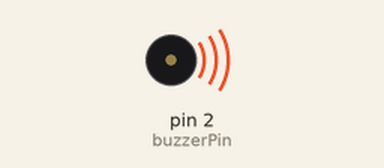
A sketch run on a simulated Arduino Uno, built with avr-gcc and run on an emulated ATmega328P. Shown: buzzer (waves = sounding).

Above: at 2.2 s.
At 8.29 s:
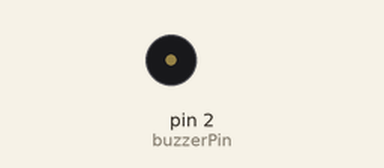
Timing chart, 0 to 10.0 s (numbered marks = the images above):
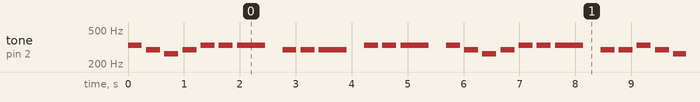

Measured:
- by itself, tone on pin 2 (buzzerPin): plays 330 Hz for 0.25 s, 294 Hz for 0.25 s, 262 Hz for 0.25 s, 294 Hz for 0.25 s, 330 Hz for 0.25 s, 330 Hz for 0.25 s … (218 notes in this stretch)

The sketch:

buzzer.ino
```cpp
// 수동 부저를 2번 디지털 핀에 연결
const int buzzerPin = 2;

// 음계별 주파수 정의
#define NOTE_C4  262 // 도
#define NOTE_D4  294 // 레
#define NOTE_E4  330 // 미
#define NOTE_F4  349 // 파 (이번 노래에는 사용되지 않지만 참고용)
#define NOTE_G4  392 // 솔 (이번 노래에는 사용되지 않지만 참고용)

// '떴다 떴다 비행기' 멜로디 (음표별 주파수)
int melody[] = {
  // 떴다 떴다 비행기
  NOTE_E4, NOTE_D4, NOTE_C4, NOTE_D4,
  NOTE_E4, NOTE_E4, NOTE_E4, 0, // '기' 뒤에 짧은 쉼표

  // 날아라 날아라
  NOTE_D4, NOTE_D4, NOTE_D4, 0, // '라' 뒤에 짧은 쉼표

  // 높이 높이 날아라
  NOTE_E4, NOTE_E4, NOTE_E4, 0, // '라' 뒤에 짧은 쉼표

  // 우리 비행기
  NOTE_E4, NOTE_D4, NOTE_C4, NOTE_D4,
  NOTE_E4, NOTE_E4, NOTE_E4, 0, // '기' 뒤에 짧은 쉼표

  // 우리 비행기 (마지막 부분)
  NOTE_D4, NOTE_D4, NOTE_E4, NOTE_D4, NOTE_C4, 0 // '레레미레도' 마무리 및 긴 쉼표
};

// 각 음표의 지속 시간 (숫자가 작을수록 짧은 음표, 클수록 긴 음표)
// 예를 들어, 4는 4분음표, 2는 2분음표에 해당합니다.
int durations[] = {
  // 떴다 떴다 비행기
  4, 4, 4, 4,
  4, 4, 2, 8, // '미'가 2분음표, 쉼표는 8분쉼표

  // 날아라 날아라
  4, 4, 2, 8, // '레'가 2분음표, 쉼표는 8분쉼표

  // 높이 높이 날아라
  4, 4, 2, 8, // '미'가 2분음표, 쉼표는 8분쉼표

  // 우리 비행기
  4, 4, 4, 4,
  4, 4, 2, 8, // '미'가 2분음표, 쉼표는 8분쉼표

  // 우리 비행기 (마지막 부분)
  4, 4, 4, 4, 1, 1 // 마지막 '도'는 온음표로 길게, 뒤는 긴 쉼표
};

void setup() {
  pinMode(buzzerPin, OUTPUT); // 부저 핀을 출력으로 설정
}

void loop() {
  // 멜로디의 길이를 계산합니다.
  int numberOfNotes = sizeof(melody) / sizeof(melody[0]);

  // 각 음표를 순서대로 연주합니다.
  for (int thisNote = 0; thisNote < numberOfNotes; thisNote++) {
    // 음표의 길이를 계산합니다. (1000ms / 박자수)
    // 예를 들어, durations[thisNote]가 4면 250ms 동안 소리가 납니다.
    int noteDuration = 1000 / durations[thisNote];

    // 현재 음표가 쉼표(0)가 아닐 때만 소리를 냅니다.
    if (melody[thisNote] != 0) {
      tone(buzzerPin, melody[thisNote], noteDuration);
    } else {
      // 쉼표일 때는 소리를 내지 않고 대기합니다.
      noTone(buzzerPin);
    }

    // 다음 음으로 넘어가기 전 짧은 대기 시간을 둡니다. (음표와 음표 사이 간격)
    // noteDuration의 30% 정도를 쉬는 시간으로 설정하여 음이 명확하게 들리도록 합니다.
    int pauseBetweenNotes = noteDuration * 1.30;
    delay(pauseBetweenNotes);

    // 혹시 tone() 함수가 아직 끝나지 않았을 경우를 대비하여 소리를 확실히 멈춥니다.
    noTone(buzzerPin);
  }

  // 한 번 노래를 연주한 후 잠시 멈춥니다.
  delay(3000); // 3초 동안 대기 후 다시 노래를 연주합니다.
}
```
